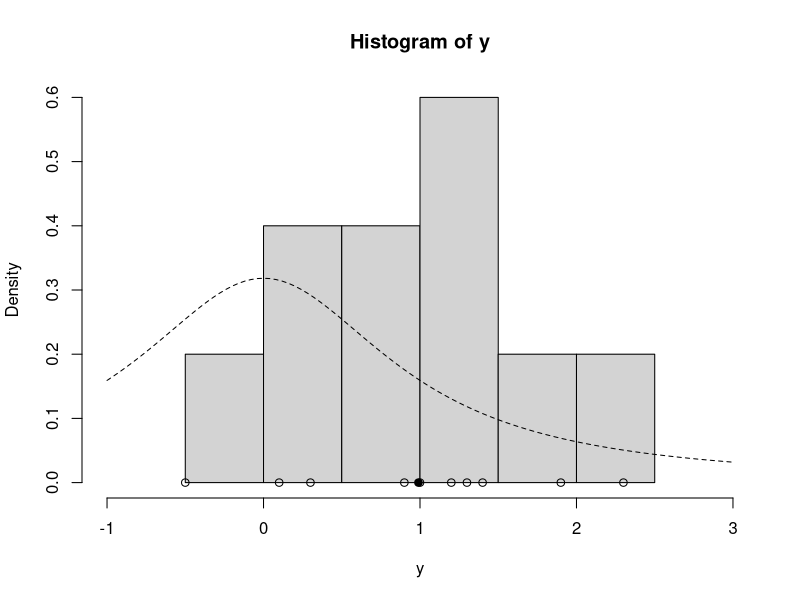
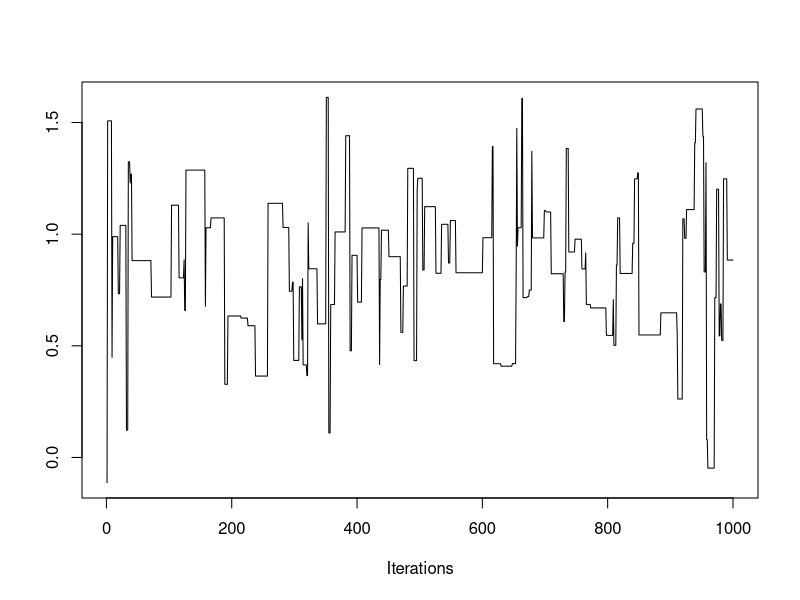
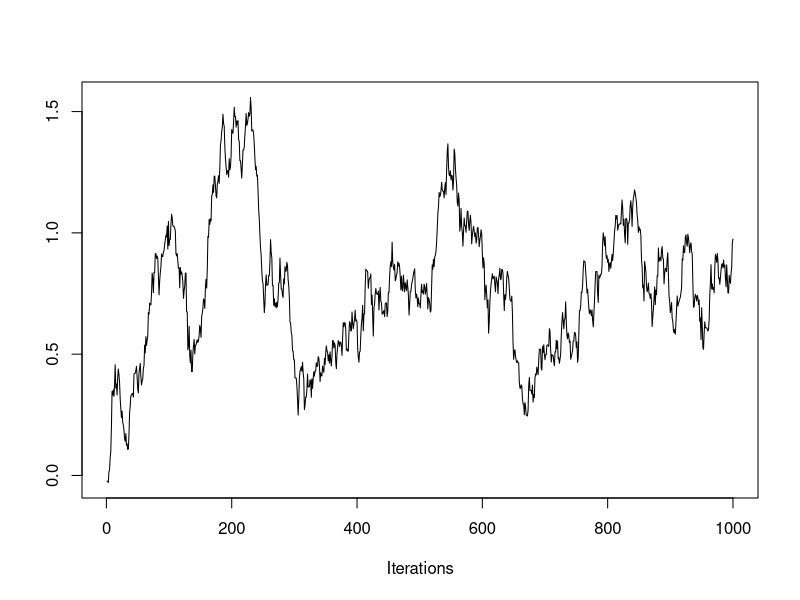
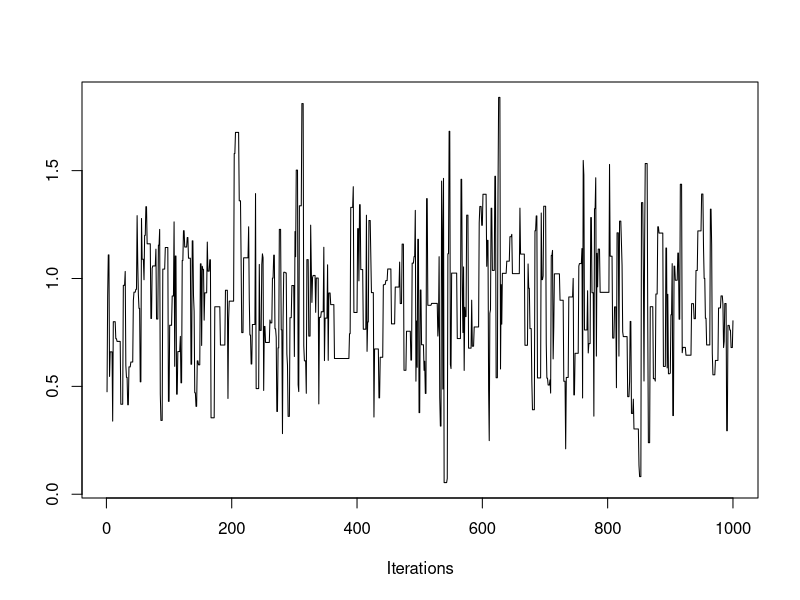
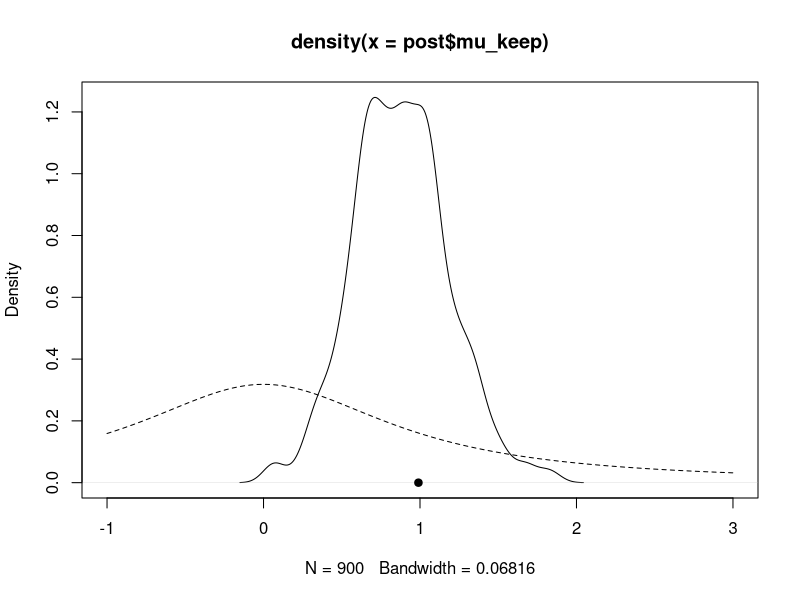

Source code (R) for these figures, in order:
lg=function(mu,n,ybar){
  mu2=mu^2
  n*(ybar*mu-mu2/2)-log(1+mu2)
}

mh=function(n,ybar,n_iter,mu_init,cand_sd){
  mu_out=numeric(n_iter)
  accpt=0
  mu_now=mu_init
  lg_now=lg(mu=mu_now,n=n,ybar=ybar )
  
  for(i in 1:n_iter){
    mu_cand=rnorm(1,mean=mu_now,sd=cand_sd)
    
    lg_cand=lg(mu=mu_cand,n=n,ybar=ybar)
    alpha=exp(lg_cand-lg_now)
    
    u=runif(1)
    if(u<alpha){
      mu_now=mu_cand
      accpt=accpt+1
      lg_now=lg_cand
    }
    mu_out[i]=mu_now
    
  }
  list(mu=mu_out,accpt=accpt/n_iter)
}


##set up

y=c(1.2,1.4,-0.5,0.3,0.9,2.3,1.0,0.1,1.3,1.9)

ybar=mean(y)
n=length(y)

hist(y,freq=FALSE,xlim=c(-1.0,3.0))

points(y,rep(0,n))
points(ybar,0,pch=19)

curve(dt(x,df=1),lty=2,add=TRUE)#prior dist for mu whose mean is at zero 

#compared to the prior distribution, the histogram indicates data mean of 1
## so we would expect the mean of posterior distribution to be lying between zero(prior mean) and one(the data mean)

# SO NOW LOAD THE METROPOLIS HASTINGS FUNCTION FROM ABOVE in console

##posterior sampling
set.seed(43)
post=mh(n=n,ybar=ybar,n_iter=1000,mu_init=0,cand_sd=3)

str(post)

install.packages("coda")
library("coda")
traceplot(as.mcmc(post$mu))

##the plot would show that we need different candidate
post=mh(n=n,ybar=ybar,n_iter=1000,mu_init=0,cand_sd=0.05)
str(post)
traceplot(as.mcmc(post$mu))
#now change the candidate to something between 3 and 0.05
post=mh(n=n,ybar=ybar,n_iter=1000,mu_init=0,cand_sd=0.9)
str(post)
traceplot(as.mcmc(post$mu))

# we want our acceptance rate to be between 0.23 to 0.5
#the above candidate had  $ mu   : num [1:1000] 0.475 0.92 1.109 1.109 0.546 ...
##$ accpt: num 0.38

###post analysis

post$mu_keep=post$mu[-c(1:100)]
plot(density(post$mu_keep),xlim=c(-1,3))
curve(dt(x,df=1),lty=2,add=TRUE)
points(ybar,0,pch=19)
